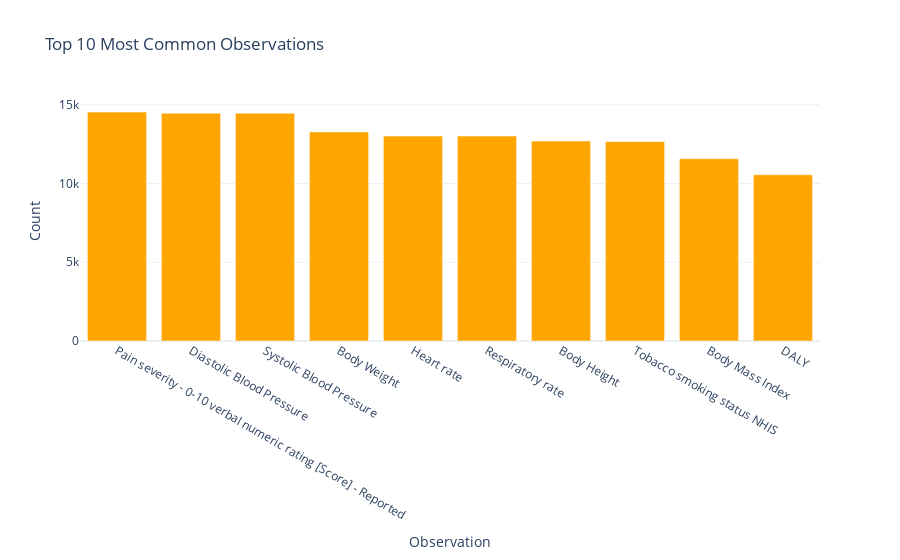

Here is the notebook cell this chart was saved with:
### Markdown cell above
## Question 3 Answer

This bar chart shows the most frequently recorded observations—vital signs, lab tests, screenings, etc.

### Code cell
top_obs = observations_df['DESCRIPTION'].value_counts().head(10).reset_index()
top_obs.columns = ['Observation', 'Count']
fig_obs = px.bar(top_obs, x='Observation', y='Count', title='Top 10 Most Common Observations', template='plotly_white', color_discrete_sequence=['orange'])
fig_obs.show()

### Figure 1 — Plotly figure (JSON) as saved in the notebook; plotly's stock layout.template omitted (floating-point values rounded to 4 significant figures)
{"data": [{"alignmentgroup": "True", "hovertemplate": "Observation=%{x}<br>Count=%{y}<extra></extra>", "legendgroup": "", "marker": {"color": "orange", "pattern": {"shape": ""}}, "name": "", "offsetgroup": "", "orientation": "v", "showlegend": false, "textposition": "auto", "type": "bar", "x": ["Pain severity - 0-10 verbal numeric rating [Score] - Reported", "Diastolic Blood Pressure", "Systolic Blood Pressure", "Body Weight", "Heart rate", "Respiratory rate", "Body Height", "Tobacco smoking status NHIS", "Body Mass Index", "DALY"], "xaxis": "x", "y": [14537, 14467, 14467, 13275, 13014, 13014, 12699, 12666, 11571, 10554], "yaxis": "y"}], "layout": {"autosize": true, "barmode": "relative", "legend": {"tracegroupgap": 0}, "title": {"text": "Top 10 Most Common Observations"}, "xaxis": {"anchor": "y", "autorange": true, "domain": [0, 1], "range": [-0.5, 9.5], "title": {"text": "Observation"}, "type": "category"}, "yaxis": {"anchor": "x", "autorange": true, "domain": [0, 1], "range": [0, 15300.0], "title": {"text": "Count"}, "type": "linear"}}}
